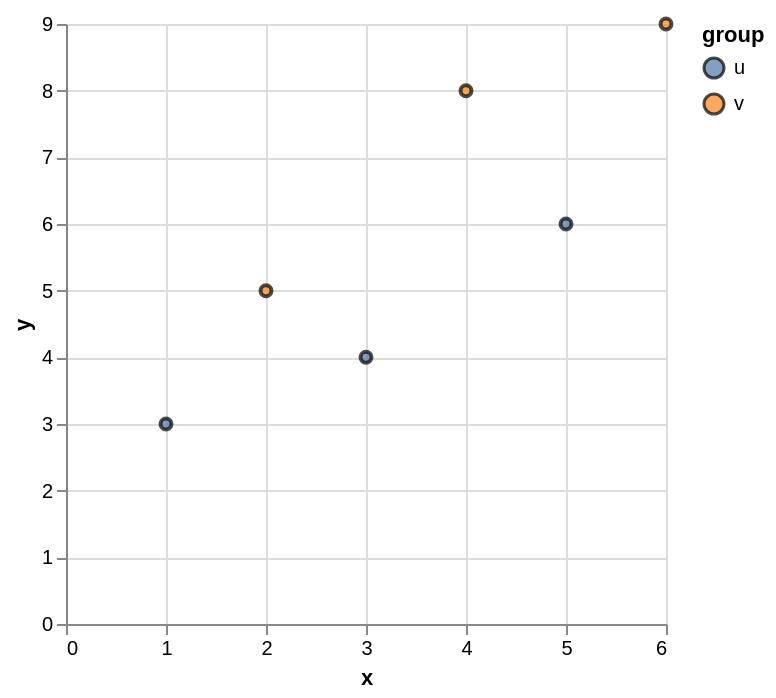

The Vega-Lite source for this figure:
### Vega-Lite specification from a JSON file in a GitHub repository (floating-point values rounded to 4 significant figures)
{"$schema": "https://vega.github.io/schema/vega-lite/v6.json", "data": {"values": [{"group": "u", "size": 10, "x": 1, "y": 3}, {"group": "v", "size": 40, "x": 2, "y": 5}, {"group": "u", "size": 20, "x": 3, "y": 4}, {"group": "v", "size": 80, "x": 4, "y": 8}, {"group": "u", "size": 30, "x": 5, "y": 6}, {"group": "v", "size": 60, "x": 6, "y": 9}]}, "description": "Points filled by a field with a fixed stroke.", "encoding": {"fill": {"field": "group", "type": "nominal"}, "stroke": {"value": "black"}, "x": {"field": "x", "type": "quantitative"}, "y": {"field": "y", "type": "quantitative"}}, "mark": {"filled": true, "type": "point"}, "usermeta": {"easel": {"standin_ratio": 0.0481, "threshold": 0.07}}}
